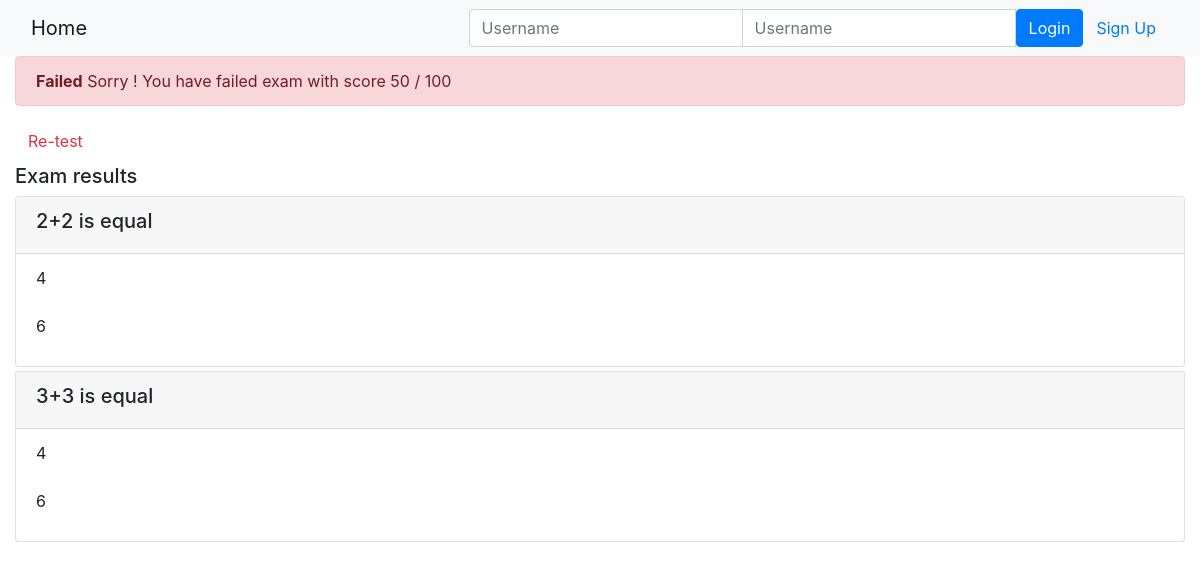
/onlinecourse/course/13/submission/13/result/, run on an earlier commit of the app's database.
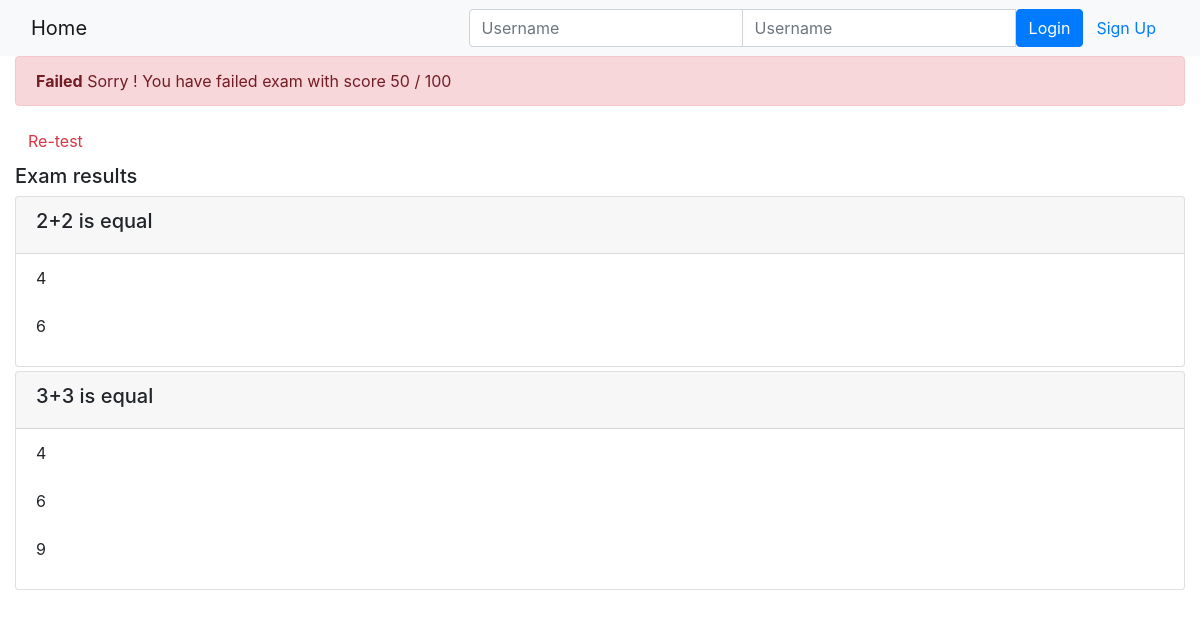
And on a later commit of the database.
### onlinecourse/models.py (models this page shows)
class Question(models.Model):
    course = models.ManyToManyField(Course)
    lesson_id = models.ForeignKey(Lesson, on_delete=models.CASCADE)
    question_text = models.TextField()
    grade = models.IntegerField(default=0)
    def is_get_score(self, selected_ids):
       all_answers = self.choice_set.filter(is_correct=True).count()
       selected_correct = self.choice_set.filter(is_correct=True, id__in=selected_ids).count()
       if all_answers == selected_correct:
           return True
       else:
           return False

class Choice(models.Model):
    question = models.ForeignKey(Question, on_delete=models.CASCADE)
    choice_text = models.TextField()
    is_correct = models.BooleanField(default=False)
    def __str__(self):
        return "Text: " + self.choice_text + "," + \
               "Is Correct: " + str(self.is_correct)

### onlinecourse/views.py (the view)
# urls.py: path('course/<int:course_id>/submission/<int:submission_id>/result/', views.show_exam_result, name='show_exam_result'),
def show_exam_result(request, course_id, submission_id):
    course = get_object_or_404(Course, pk=course_id)
    submission = get_object_or_404(Submission, pk=submission_id)
    max_score = int(course.question_set.all().aggregate(Sum("grade"))['grade__sum'])
    print('max_score is', max_score)
    score=0
    submission_choices = submission.choices.all()
    print('submission_choices', submission_choices)
    for choice in submission.choices.all():
        choices_ids = [choice.id]
        print(choice.question.id, choice.choice_text, choice.is_correct)
        result = choice.question.is_get_score(choices_ids)
        print(result)
        if result:
            score+=choice.question.grade
        print(score)
    final_score = int(score/max_score*100)
    print(final_score)
    user = request.user
    context = {'course' : course,
                'submission_choices': submission_choices,
                'grade' : final_score,
                'user': user}
    if request.method == 'GET':
        return render(request, 'onlinecourse/exam_result_bootstrap.html', context)
    else:
        return HttpResponseRedirect(reverse(viewname='onlinecourse:course_details', args=(course_id,)))

### onlinecourse/templates/onlinecourse/exam_result_bootstrap.html (shortened to what this page needs)
<!DOCTYPE html>
<html lang="en">
<head>
    {% load static %}
    <link rel="stylesheet" href="https://maxcdn.bootstrapcdn.com/bootstrap/4.5.2/css/bootstrap.min.css">
</head>
<body>
 <nav class="navbar navbar-light bg-light">
    <div class="container-fluid">
        <div class="navbar-header">
              <a class="navbar-brand" href="{% url 'onlinecourse:index' %}">Home</a>
        </div>
        <ul class="nav navbar-nav navbar-right">
            {% if user.is_authenticated %}
            <li>
                <a class="btn btn-link" href="#">{{ user.first_name }}({{ user.username }})</a>
                <a class="btn btn-link" href="{% url 'onlinecourse:logout' %}">Logout</a>
            </li>
            {% else %}
            <li>
                <form class="form-inline" action="{% url 'onlinecourse:login' %}" method="post">
                    <div class="input-group">
                        <input type="text" class="form-control" placeholder="Username" name="username" >
                        <input type="password" class="form-control" placeholder="Username" name="psw" >
                        <button class="btn btn-primary" type="submit">Login</button>
                        <a class="btn btn-link" href="{% url 'onlinecourse:registration' %}">Sign Up</a>
                    </div>
                </form>
            </li>
            {% endif %}
        </ul>
    </div>
</nav>
<div class="container-fluid">
    {% if grade > 80 %}
    <div class="alert alert-success">
        <strong>Congratulations, {{ user.last_name }} !</strong> You have passed the exam and complted the course with score {{ grade }} / 100
    </div>
        {% else %}
        <div class="alert alert-danger">
            <strong>Failed</strong> Sorry  {{ user.last_name }} ! You have failed exam with score {{ grade }} / 100
        </div>
        <a class="btn btn-link text-danger" href="{% url 'onlinecourse:course_details' course.id %}">Re-test</a>
        {% endif %}
        <div class="card-columns-vertical mt-1">
            <h5 class="">Exam results</h5>
            {% for question in course.question_set.all %}
                <div class="card mt-1">
                    <div class="card-header"><h5>{{ question.question_text}}</h5>
                    </div>
                    <div class="form-group">
                        <ul class="list-group bg-transparent" style="list-style: none;">
                            {% for choice in question.choice_set.all %}
                                    {% if choice in submission_choices and choice_answered.is_correct == True %}
                                        <li name="choice_{{choice.id}}" style="border: none"
                                            class="list-group-item list-group-item-success" id="{{choice.id}}"
                                            value="{{choice.id}}"> Correct answer: {{ choice.choice_text }}
                                        </li>
                                    {% else %}
                                        <li name="choice_{{choice.id}}" style="border: none"
                                            class="list-group-item" id="{{choice.id}}"
                                            value="{{choice.id}}">{{ choice.choice_text }}
                                        </li>
                                    {% endif %}
                            {% endfor %}
                        </ul>
                    </div>
                </div>
            {% endfor %}
        </div>
    </div>
</body>
</html>

What changed in the data, as far as the page shows it:
added Choice: {{ choice.id }} 20 (drawn), choice_text "9", shown under Question "3+3 is equal"
